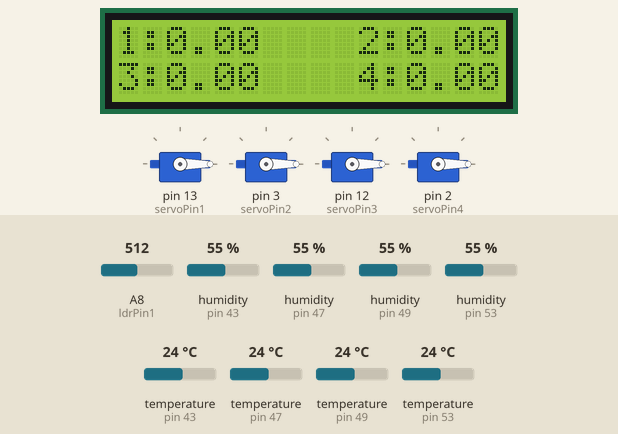
Recording of a sketch running on a simulated Arduino Mega 2560, built with avr-gcc and run on an emulated ATmega2560. Shown: 4 × servo, 16×2 character LCD. The inputs (shaded band) are chosen by the test bench; at power-on: temperature (sensors on pin 43, pin 47, pin 49, pin 53) 24 °C, A8 (ldrPin1) = 512, humidity (sensors on pin 43, pin 47, pin 49, pin 53) 55 %.

Above: at 1.2 s.
1.3 s: temperature (sensor on pin 43) set to 34.4 °C
4.1 s: temperature (sensor on pin 43) set to 35.5 °C
At 6.5 s:
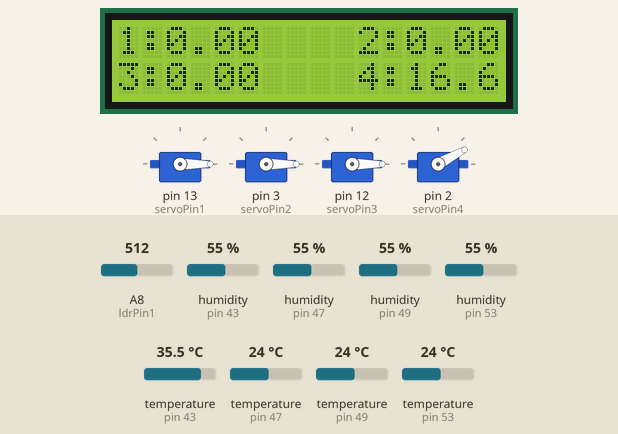
7.0 s: temperature (sensor on pin 47) set to 34.3 °C
9.4 s: temperature (sensor on pin 47) set to 35.6 °C
At 11.4 s:
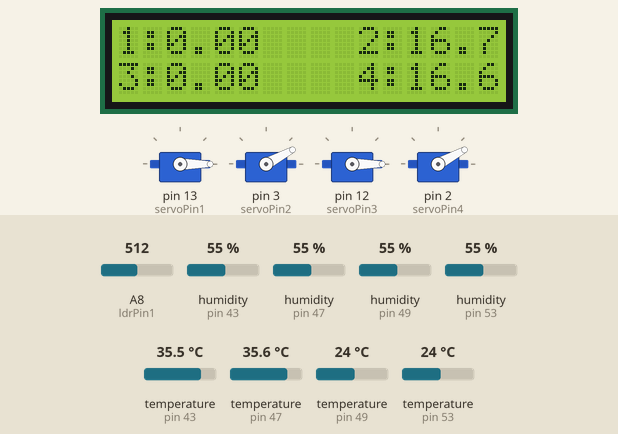
12.4 s: temperature (sensor on pin 49) set to 34.4 °C
14.7 s: temperature (sensor on pin 49) set to 35.7 °C
At 17.7 s:
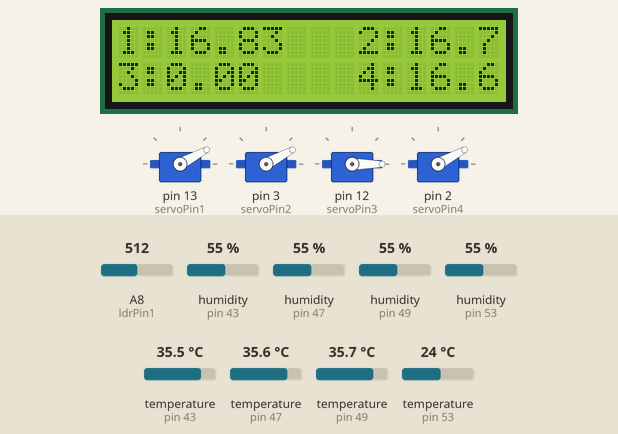
Timing chart, 0 to 18.7 s (numbered marks = the images above; inputs shaded):
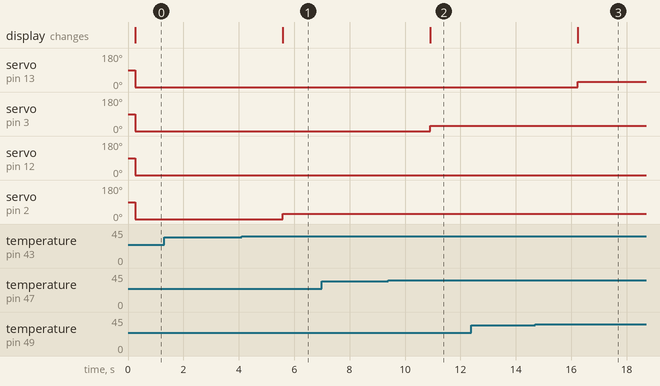

Measured:
- the behaviour switches between 35 and 35.1 °C on temperature (sensor on pin 43) (found by bisection; images 0 and 1)
- the behaviour switches between 35 and 35.1 °C on temperature (sensor on pin 47) (found by bisection; images 1 and 2)
- the behaviour switches between 35 and 35.1 °C on temperature (sensor on pin 49) (found by bisection; images 2 and 3)
- after the input at 1.3 s, every drawn part: stays the same
- after the input at 4.1 s, servo on pin 2 (servoPin4): 0° → 28° after 1.5 s; the display: changes after 1.5 s (image 1)
- after the input at 7.0 s, every drawn part: stays the same
- after the input at 9.4 s, servo on pin 3 (servoPin2): 0° → 28° after 1.5 s; the display: changes after 1.5 s (image 2)
- after the input at 12.4 s, every drawn part: stays the same
- after the input at 14.7 s, servo on pin 13 (servoPin1): 0° → 28° after 1.5 s; the display: changes after 1.5 s (image 3)

The sketch:

sketch.ino
```cpp
#include <DHT.h>
#include <Servo.h>
#include <Wire.h>
#include <LiquidCrystal_I2C.h>

LiquidCrystal_I2C lcd = LiquidCrystal_I2C(0x27,16,2);

int servoPin1 = 13;
int servoPin2 = 3;
int servoPin3 = 12;
int servoPin4 = 2;
Servo Servo1;
Servo Servo2;
Servo Servo3;
Servo Servo4;

const int ldrPin1 = A8;
const float GAMMAA = 0.7;
const float RL10 = 50;

const int dhtPin1= 49;
const int dhtPin2= 47;
const int dhtPin3= 53;
const int dhtPin4= 43;
DHT dht1(dhtPin1, DHT22);
DHT dht2(dhtPin2, DHT22);
DHT dht3(dhtPin3, DHT22);
DHT dht4(dhtPin4, DHT22);

int pertodeg(int a){
  return a*180/100;
}

float relu(float x)
{
    // Relu Activation Funtion --
    // MAX(0,x)
    if(x>0)
    return x;
    return 0;
}

float predict(float humidity, float temperature)
{
    // weights and bias of model.
    float layer1_weights[2][3] = {{-0.491866  , -1.0614316 , -0.4307963 }, {-0.01059842,  0.07211161,  1.3132615 }};
    float layer1_bias[1][3] = {0.        , 0.        , 0.08891865};

    float layer2_weights[3][2] = {{-0.87787795,  0.5774244 }, { 1.0744598 ,  0.7851182 },{-0.44219005,  0.95790935}};
    float layer2_bias[1][2] = {0.        , 0.11467338};

    float layer3_weights[2] = {-0.6685886, 0.7450541};
    float layer3_bias = 0.13448663;

    // make prediction
    float layer1_op[3];
    float layer2_op[2];
    /// Calculate layer one output.
    for(int i=0; i<3; i++)
    {
        float x = humidity*layer1_weights[0][i] + temperature*layer1_weights[1][i] + layer1_bias[0][i];
        layer1_op[i] = relu(x);
    }
    /// Calculate layer two output.
    for(int i=0; i<2; i++)
    {
        float x = layer1_op[0]*layer2_weights[0][i]  + layer1_op[1]*layer2_weights[1][i]  + layer1_op[2]*layer2_weights[2][i]  + layer2_bias[0][i];
        layer2_op[i] = relu(x);
    }

    // predict waterflow percentage.
    float prediction = layer3_weights[0]*layer2_op[0] + layer3_weights[1]*layer2_op[1] + layer3_bias;
    if(temperature <= 35)
      return(0);
    return(prediction);
}


void setup() {

  Wire.begin();
  Serial.begin(9600);
  Servo1.attach(servoPin1);
  Servo2.attach(servoPin2);
  Servo3.attach(servoPin3);
  Servo4.attach(servoPin4);

  pinMode(ldrPin1, INPUT);
  dht1.begin();
  dht2.begin();
  dht3.begin();
  dht4.begin();

  lcd.init();
  lcd.backlight();
}


void loop() {
  // put your main code here, to run repeatedly:
int ldr = analogRead(ldrPin1);

float voltage = ldr / 1024. * 5;
float resistance = 2000 * voltage / (1 - voltage / 5);
float lux = pow(RL10 * 1e3 * pow(10,0.7) / resistance, (1 / 0.7));

if (lux<=50)
{
  Servo1.write(0);
  Servo2.write(0);
  Servo3.write(0);
  Servo4.write(0);

  lcd.clear();
  lcd.setCursor(0, 0);
  lcd.print("1:");
  lcd.print("0");
  lcd.setCursor(10, 0);
  lcd.print("2:");
  lcd.print("0");
  lcd.setCursor(0, 12);
  lcd.print("3:");
  lcd.print("0");
  lcd.setCursor(10, 12);
  lcd.print("4:");
  lcd.print("0");

}
else{
  float t1 = dht1.readTemperature(); // Gets the values of the temperature
  float h1 = dht1.readHumidity(); // Gets the values of the humidity
  delay(50);
  float t2 = dht2.readTemperature(); // Gets the values of the temperature
  float h2 = dht2.readHumidity();
  delay(50);
  float t3 = dht3.readTemperature(); // Gets the values of the temperature
  float h3 = dht3.readHumidity();
  delay(50);
  float t4 = dht4.readTemperature(); // Gets the values of the temperature
  float h4 = dht4.readHumidity();

  float p1=predict(h1,t1);
  float p2=predict(h2,t2);
  float p3=predict(h3,t3);
  float p4=predict(h4,t4);

lcd.setCursor(0, 0);
lcd.print("1:");
lcd.print(p1);
lcd.setCursor(10, 0);
lcd.print("2:");
lcd.print(p2);
lcd.setCursor(0, 12);
lcd.print("3:");
lcd.print(p3);
lcd.setCursor(10, 12);
lcd.print("4:");
lcd.print(p4);
int d1=pertodeg(p1);
int d2=pertodeg(p2);
int d3=pertodeg(p3);
int d4=pertodeg(p4);
  Servo1.write(d1);
  Servo2.write(d2);
  Servo3.write(d3);
  Servo4.write(d4);
}
delay(700);


}
```
